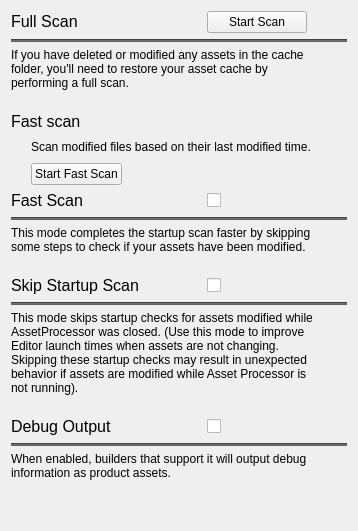
        <widget class="QWidget" name="SettingsPage">
         <layout class="QVBoxLayout" name="verticalLayout_3">
          <item>
           <layout class="QVBoxLayout" name="fullScanLayout">
            <item>
             <layout class="QHBoxLayout" name="fullScanHeaderLayout">
              <item>
               <widget class="QLabel" name="fullScanHeader">
                <property name="minimumSize">
                 <size>
                  <width>170</width>
                  <height>0</height>
                 </size>
                </property>
                <property name="font">
                 <font>
                  <pointsize>12</pointsize>
                 </font>
                </property>
                <property name="text">
                 <string>&lt;html&gt;&lt;head/&gt;&lt;body&gt;&lt;p&gt;&lt;span style=&quot; font-size:12pt;&quot;&gt;Full Scan&lt;/span&gt;&lt;/p&gt;&lt;/body&gt;&lt;/html&gt;</string>
                </property>
                <property name="wordWrap">
                 <bool>true</bool>
                </property>
               </widget>
              </item>
              <item>
               <spacer name="horizontalSpacer_3">
                <property name="orientation">
                 <enum>Qt::Horizontal</enum>
                </property>
                <property name="sizeType">
                 <enum>QSizePolicy::Fixed</enum>
                </property>
                <property name="sizeHint" stdset="0">
                 <size>
                  <width>20</width>
                  <height>20</height>
                 </size>
                </property>
               </spacer>
              </item>
              <item>
               <widget class="QPushButton" name="fullScanButton">
                <property name="sizePolicy">
                 <sizepolicy hsizetype="Fixed" vsizetype="Fixed">
                  <horstretch>0</horstretch>
                  <verstretch>0</verstretch>
                 </sizepolicy>
                </property>
                <property name="minimumSize">
                 <size>
                  <width>100</width>
                  <height>0</height>
                 </size>
                </property>
                <property name="text">
                 <string>Start Scan</string>
                </property>
               </widget>
              </item>
              <item>
               <spacer name="horizontalSpacer_4">
                <property name="orientation">
                 <enum>Qt::Horizontal</enum>
                </property>
                <property name="sizeHint" stdset="0">
                 <size>
                  <width>40</width>
                  <height>20</height>
                 </size>
                </property>
               </spacer>
              </item>
             </layout>
            </item>
            <item>
             <widget class="Line" name="line_2">
              <property name="styleSheet">
               <string notr="true">background-color: #616161;</string>
              </property>
              <property name="frameShadow">
               <enum>QFrame::Sunken</enum>
              </property>
              <property name="orientation">
               <enum>Qt::Horizontal</enum>
              </property>
             </widget>
            </item>
            <item>
             <layout class="QHBoxLayout" name="horizontalLayout_12">
              <item>
               <widget class="QLabel" name="fullScanDescriptionText">
                <property name="text">
                 <string>&lt;html&gt;&lt;head/&gt;&lt;body&gt;&lt;p&gt;If you have deleted or modified any assets in the cache folder, you'll need to restore your asset cache by performing a full scan.&lt;/p&gt;&lt;/body&gt;&lt;/html&gt;</string>
                </property>
                <property name="scaledContents">
                 <bool>false</bool>
                </property>
                <property name="wordWrap">
                 <bool>true</bool>
                </property>
               </widget>
              </item>
              <item>
               <spacer name="indentSpacer2">
                <property name="orientation">
                 <enum>Qt::Horizontal</enum>
                </property>
                <property name="sizeType">
                 <enum>QSizePolicy::Fixed</enum>
                </property>
                <property name="sizeHint" stdset="0">
                 <size>
                  <width>20</width>
                  <height>20</height>
                 </size>
                </property>
               </spacer>
              </item>
             </layout>
            </item>
           </layout>
          </item>
          <item>
           <spacer name="gapSpacer1">
            <property name="orientation">
             <enum>Qt::Vertical</enum>
            </property>
            <property name="sizeType">
             <enum>QSizePolicy::Fixed</enum>
            </property>
            <property name="sizeHint" stdset="0">
             <size>
              <width>16</width>
              <height>16</height>
             </size>
            </property>
           </spacer>
          </item>
<!--@CYA EDIT: Add setting to disable startup scan -->
          <item>
           <widget class="QLabel" name="cya_fastScanHeader">
            <property name="text">
             <string>&lt;html&gt;&lt;head/&gt;&lt;body&gt;&lt;p&gt;&lt;span style=&quot; font-size:12pt;&quot;&gt;Fast scan&lt;/span&gt;&lt;/p&gt;&lt;/body&gt;&lt;/html&gt;</string>
            </property>
            <property name="wordWrap">
             <bool>true</bool>
            </property>
           </widget>
          </item>
          <item>
           <layout class="QHBoxLayout" name="cya_fastScanHorizontalLayout">
            <item>
             <spacer name="cya_indentSpacer2">
              <property name="orientation">
               <enum>Qt::Horizontal</enum>
              </property>
              <property name="sizeType">
               <enum>QSizePolicy::Fixed</enum>
              </property>
              <property name="sizeHint" stdset="0">
               <size>
                <width>20</width>
                <height>20</height>
               </size>
              </property>
             </spacer>
            </item>
            <item>
             <widget class="QLabel" name="cya_fastScanDescriptionText">
              <property name="text">
               <string>&lt;html&gt;&lt;head/&gt;&lt;body&gt;&lt;p&gt;Scan modified files based on their last modified time.&lt;/p&gt;&lt;/body&gt;&lt;/html&gt;</string>
              </property>
              <property name="scaledContents">
               <bool>false</bool>
              </property>
              <property name="wordWrap">
               <bool>true</bool>
              </property>
             </widget>
            </item>
           </layout>
          </item>
          <item>
           <layout class="QHBoxLayout" name="cya_fastScanHorizontalLayout2">
            <item>
             <spacer name="cya_fastScanhorizontalSpacer_1">
              <property name="orientation">
               <enum>Qt::Horizontal</enum>
              </property>
              <property name="sizeType">
               <enum>QSizePolicy::Fixed</enum>
              </property>
              <property name="sizeHint" stdset="0">
               <size>
                <width>20</width>
                <height>20</height>
               </size>
              </property>
             </spacer>
            </item>
            <item>
             <widget class="QPushButton" name="cya_fastScanButton">
              <property name="sizePolicy">
               <sizepolicy hsizetype="Fixed" vsizetype="Fixed">
                <horstretch>0</horstretch>
                <verstretch>0</verstretch>
               </sizepolicy>
              </property>
              <property name="text">
               <string>Start Fast Scan</string>
              </property>
             </widget>
            </item>
            <item>
             <spacer name="cya_fastScanHorizontalSpacer_2">
              <property name="orientation">
               <enum>Qt::Horizontal</enum>
              </property>
              <property name="sizeHint" stdset="0">
               <size>
                <width>40</width>
                <height>20</height>
               </size>
              </property>
             </spacer>
            </item>
           </layout>
          </item>
<!--@CYA END -->
          <item>
           <layout class="QVBoxLayout" name="fastScanLayout">
            <item>
             <layout class="QHBoxLayout" name="fastScanHeaderLayout">
              <item>
               <widget class="QLabel" name="fastScanHeader">
                <property name="minimumSize">
                 <size>
                  <width>170</width>
                  <height>0</height>
                 </size>
                </property>
                <property name="maximumSize">
                 <size>
                  <width>16777215</width>
                  <height>16777215</height>
                 </size>
                </property>
                <property name="font">
                 <font>
                  <pointsize>12</pointsize>
                 </font>
                </property>
                <property name="mouseTracking">
                 <bool>true</bool>
                </property>
                <property name="text">
                 <string>&lt;html&gt;&lt;head/&gt;&lt;body&gt;&lt;p&gt;&lt;span style=&quot; font-size:12pt;&quot;&gt;Fast Scan&lt;/span&gt;&lt;/p&gt;&lt;/body&gt;&lt;/html&gt;</string>
                </property>
               </widget>
              </item>
              <item>
               <spacer name="horizontalSpacer_1">
                <property name="orientation">
                 <enum>Qt::Horizontal</enum>
                </property>
                <property name="sizeType">
                 <enum>QSizePolicy::Fixed</enum>
                </property>
                <property name="sizeHint" stdset="0">
                 <size>
                  <width>20</width>
                  <height>20</height>
                 </size>
                </property>
               </spacer>
              </item>
              <item>
               <widget class="QCheckBox" name="modtimeSkippingCheckBox">
                <property name="sizePolicy">
                 <sizepolicy hsizetype="Fixed" vsizetype="Fixed">
                  <horstretch>0</horstretch>
                  <verstretch>0</verstretch>
                 </sizepolicy>
                </property>
                <property name="minimumSize">
                 <size>
                  <width>100</width>
                  <height>0</height>
                 </size>
                </property>
                <property name="text">
                 <string/>
                </property>
               </widget>
              </item>
              <item>
               <spacer name="horizontalSpacer_2">
                <property name="orientation">
                 <enum>Qt::Horizontal</enum>
                </property>
                <property name="sizeType">
                 <enum>QSizePolicy::Expanding</enum>
                </property>
                <property name="sizeHint" stdset="0">
                 <size>
                  <width>40</width>
                  <height>20</height>
                 </size>
                </property>
               </spacer>
              </item>
             </layout>
            </item>
            <item>
             <widget class="Line" name="line">
              <property name="styleSheet">
               <string notr="true">background-color: #616161;</string>
              </property>
              <property name="orientation">
               <enum>Qt::Horizontal</enum>
              </property>
             </widget>
            </item>
            <item>
             <layout class="QHBoxLayout" name="horizontalLayout_3">
              <item>
               <widget class="QLabel" name="modtimeSkippingDescription">
                <property name="text">
                 <string>&lt;html&gt;&lt;head/&gt;&lt;body&gt;&lt;p&gt;This mode completes the startup scan faster by skipping some steps to check if your assets have been modified.&lt;/p&gt;&lt;/body&gt;&lt;/html&gt;</string>
                </property>
                <property name="scaledContents">
                 <bool>false</bool>
                </property>
                <property name="wordWrap">
                 <bool>true</bool>
                </property>
               </widget>
              </item>
              <item>
               <spacer name="indentSpacer1">
                <property name="orientation">
                 <enum>Qt::Horizontal</enum>
                </property>
                <property name="sizeType">
                 <enum>QSizePolicy::Fixed</enum>
                </property>
                <property name="sizeHint" stdset="0">
                 <size>
                  <width>20</width>
                  <height>20</height>
                 </size>
                </property>
               </spacer>
              </item>
             </layout>
            </item>
           </layout>
          </item>
          <item>
           <spacer name="gapSpacer2">
            <property name="orientation">
             <enum>Qt::Vertical</enum>
            </property>
            <property name="sizeType">
             <enum>QSizePolicy::Fixed</enum>
            </property>
            <property name="sizeHint" stdset="0">
             <size>
              <width>16</width>
              <height>16</height>
             </size>
            </property>
           </spacer>
          </item>
          <item>
           <layout class="QVBoxLayout" name="disableStartupScanLayout">
            <item>
             <layout class="QHBoxLayout" name="disableStartupScanHeaderLayout">
              <item>
               <widget class="QLabel" name="disableStartupScanHeader">
                <property name="minimumSize">
                 <size>
                  <width>170</width>
                  <height>0</height>
                 </size>
                </property>
                <property name="font">
                 <font>
                  <pointsize>12</pointsize>
                 </font>
                </property>
                <property name="text">
                 <string>&lt;html&gt;&lt;head/&gt;&lt;body&gt;&lt;p&gt;&lt;span style=&quot; font-size:12pt;&quot;&gt;Skip Startup Scan&lt;/span&gt;&lt;/p&gt;&lt;/body&gt;&lt;/html&gt;</string>
                </property>
               </widget>
              </item>
              <item>
               <spacer name="horizontalSpacer_5">
                <property name="orientation">
                 <enum>Qt::Horizontal</enum>
                </property>
                <property name="sizeType">
                 <enum>QSizePolicy::Fixed</enum>
                </property>
                <property name="sizeHint" stdset="0">
                 <size>
                  <width>20</width>
                  <height>20</height>
                 </size>
                </property>
               </spacer>
              </item>
              <item>
               <widget class="QCheckBox" name="disableStartupScanCheckBox">
                <property name="sizePolicy">
                 <sizepolicy hsizetype="Fixed" vsizetype="Fixed">
                  <horstretch>0</horstretch>
                  <verstretch>0</verstretch>
                 </sizepolicy>
                </property>
                <property name="minimumSize">
                 <size>
                  <width>100</width>
                  <height>0</height>
                 </size>
                </property>
                <property name="text">
                 <string/>
                </property>
               </widget>
              </item>
              <item>
               <spacer name="horizontalSpacer_6">
                <property name="orientation">
                 <enum>Qt::Horizontal</enum>
                </property>
                <property name="sizeHint" stdset="0">
                 <size>
                  <width>40</width>
                  <height>20</height>
                 </size>
                </property>
               </spacer>
              </item>
             </layout>
            </item>
            <item>
             <widget class="Line" name="line_3">
              <property name="styleSheet">
               <string notr="true">background-color: #616161;</string>
              </property>
              <property name="orientation">
               <enum>Qt::Horizontal</enum>
              </property>
             </widget>
            </item>
            <item>
             <layout class="QHBoxLayout" name="skipinitialcheck_horizontalLayout">
              <item>
               <widget class="QLabel" name="skipinitialdatabaseDescription">
                <property name="text">
                 <string>&lt;html&gt;&lt;head/&gt;&lt;body&gt;&lt;p&gt;This mode skips startup checks for assets modified while AssetProcessor was closed. (Use this mode to improve Editor launch times when assets are not changing. Skipping these startup checks may result in unexpected behavior if assets are modified while Asset Processor is not running).&lt;/p&gt;&lt;/body&gt;&lt;/html&gt;</string>
                </property>
                <property name="scaledContents">
                 <bool>false</bool>
                </property>
                <property name="wordWrap">
                 <bool>true</bool>
                </property>
               </widget>
              </item>
              <item>
               <spacer name="indentSpacer3">
                <property name="orientation">
                 <enum>Qt::Horizontal</enum>
                </property>
                <property name="sizeType">
                 <enum>QSizePolicy::Fixed</enum>
                </property>
                <property name="sizeHint" stdset="0">
                 <size>
                  <width>20</width>
                  <height>20</height>
                 </size>
                </property>
               </spacer>
              </item>
             </layout>
            </item>
           </layout>
          </item>
          <item>
           <spacer name="gapSpacer3">
            <property name="orientation">
             <enum>Qt::Vertical</enum>
            </property>
            <property name="sizeType">
             <enum>QSizePolicy::Fixed</enum>
            </property>
            <property name="sizeHint" stdset="0">
             <size>
              <width>16</width>
              <height>16</height>
             </size>
            </property>
           </spacer>
          </item>
          <item>
           <layout class="QVBoxLayout" name="debugOutputLayout">
            <item>
             <layout class="QHBoxLayout" name="debugOutputHeaderLayout">
              <item>
               <widget class="QLabel" name="debugOutputHeader">
                <property name="minimumSize">
                 <size>
                  <width>170</width>
                  <height>0</height>
                 </size>
                </property>
                <property name="baseSize">
                 <size>
                  <width>0</width>
                  <height>0</height>
                 </size>
                </property>
                <property name="font">
                 <font>
                  <pointsize>12</pointsize>
                 </font>
                </property>
                <property name="text">
                 <string>&lt;html&gt;&lt;head/&gt;&lt;body&gt;&lt;p&gt;&lt;span style=&quot; font-size:12pt;&quot;&gt;Debug Output&lt;/span&gt;&lt;/p&gt;&lt;/body&gt;&lt;/html&gt;</string>
                </property>
               </widget>
              </item>
              <item>
               <spacer name="horizontalSpacer_7">
                <property name="orientation">
                 <enum>Qt::Horizontal</enum>
                </property>
                <property name="sizeType">
                 <enum>QSizePolicy::Fixed</enum>
                </property>
                <property name="sizeHint" stdset="0">
                 <size>
                  <width>20</width>
                  <height>20</height>
                 </size>
                </property>
               </spacer>
              </item>
              <item>
               <widget class="QCheckBox" name="debugOutputCheckBox">
                <property name="sizePolicy">
                 <sizepolicy hsizetype="Fixed" vsizetype="Fixed">
                  <horstretch>0</horstretch>
                  <verstretch>0</verstretch>
                 </sizepolicy>
                </property>
                <property name="minimumSize">
                 <size>
                  <width>100</width>
                  <height>0</height>
                 </size>
                </property>
                <property name="text">
                 <string/>
                </property>
               </widget>
              </item>
              <item>
               <spacer name="horizontalSpacer_8">
                <property name="orientation">
                 <enum>Qt::Horizontal</enum>
                </property>
                <property name="sizeHint" stdset="0">
                 <size>
                  <width>40</width>
                  <height>20</height>
                 </size>
                </property>
               </spacer>
              </item>
             </layout>
            </item>
            <item>
             <widget class="Line" name="line_4">
              <property name="minimumSize">
               <size>
                <width>0</width>
                <height>0</height>
               </size>
              </property>
              <property name="baseSize">
               <size>
                <width>0</width>
                <height>0</height>
               </size>
              </property>
              <property name="styleSheet">
               <string notr="true">background-color: #616161;</string>
              </property>
              <property name="orientation">
               <enum>Qt::Horizontal</enum>
              </property>
             </widget>
            </item>
            <item>
             <layout class="QHBoxLayout" name="horizontalLayout_6">
              <item>
               <widget class="QLabel" name="debugOutputCheckBoxDescription">
                <property name="text">
                 <string>&lt;html&gt;&lt;head/&gt;&lt;body&gt;&lt;p&gt;When enabled, builders that support it will output debug information as product assets.&lt;/p&gt;&lt;/body&gt;&lt;/html&gt;</string>
                </property>
                <property name="scaledContents">
                 <bool>false</bool>
                </property>
                <property name="wordWrap">
                 <bool>true</bool>
                </property>
               </widget>
              </item>
              <item>
               <spacer name="indentSpacer4">
                <property name="orientation">
                 <enum>Qt::Horizontal</enum>
                </property>
                <property name="sizeType">
                 <enum>QSizePolicy::Fixed</enum>
                </property>
                <property name="sizeHint" stdset="0">
                 <size>
                  <width>20</width>
                  <height>20</height>
                 </size>
                </property>
               </spacer>
              </item>
             </layout>
            </item>
           </layout>
          </item>
          <item>
           <spacer name="gapSpacer4">
            <property name="orientation">
             <enum>Qt::Vertical</enum>
            </property>
            <property name="sizeHint" stdset="0">
             <size>
              <width>16</width>
              <height>40</height>
             </size>
            </property>
           </spacer>
          </item>
         </layout>
        </widget>
